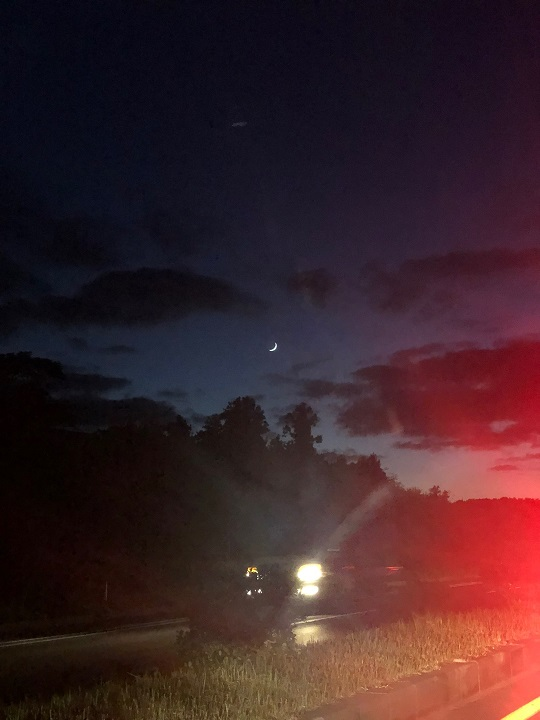
#> input picture 성인모/openCV/images/sample.jpg, 540 x 720 px
$ python '[10]image_thresholding.py'
#> lines starting #> are read from the running program, lines starting #| are printed output that depends on the picture; after the words box and inside, x2 and y2 are one past the last pixel; in counts of white or black regions, pixels touching at a corner belong together
import cv2
import numpy as np


# [17 lines of commented-out code are left out]
img = cv2.imread('images/sample.jpg', cv2.IMREAD_GRAYSCALE)
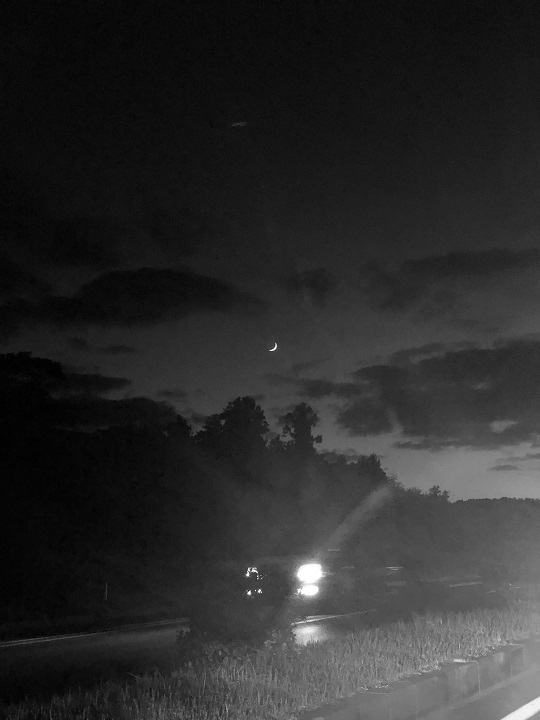
#> img: shape (720, 540); min 0, max 255, mean 43.3

ret, thr1 = cv2.threshold(img, 127, 255, cv2.THRESH_BINARY)
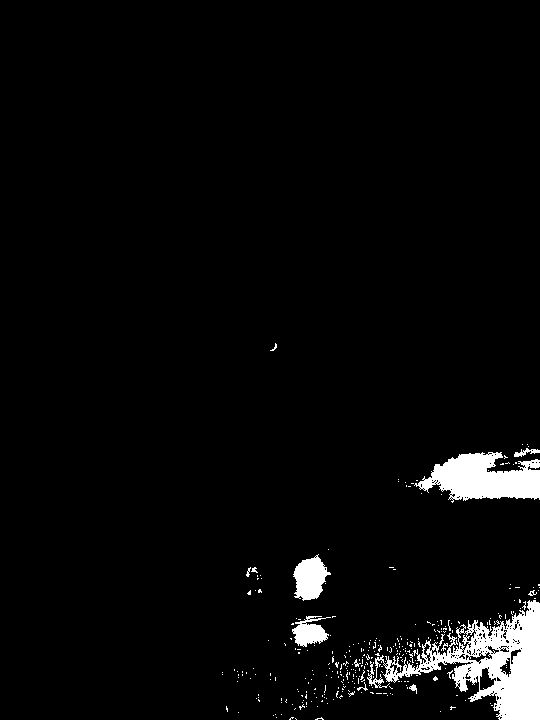
#> thr1: shape (720, 540); 3.7% white; 310 white regions (298 under 20 px), largest, box (x1, y1, x2, y2) and area: (367, 600, 540, 720) 7542, (414, 452, 540, 503) 3942, (293, 554, 331, 601) 1106
thr2 = cv2.adaptiveThreshold(img, 255, cv2.ADAPTIVE_THRESH_MEAN_C, cv2.THRESH_BINARY, 11, 2)
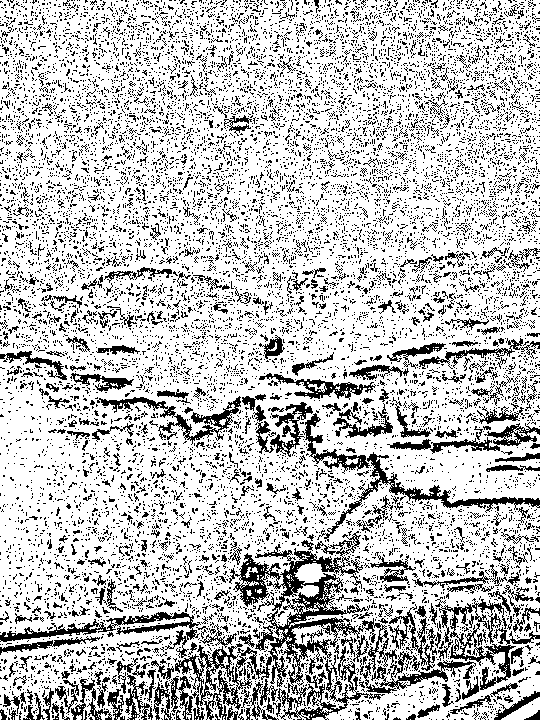
#> thr2: shape (720, 540); 76.6% white; black in thin lines or dots
thr3 = cv2.adaptiveThreshold(img, 255, cv2.ADAPTIVE_THRESH_GAUSSIAN_C, cv2.THRESH_BINARY, 11, 2)
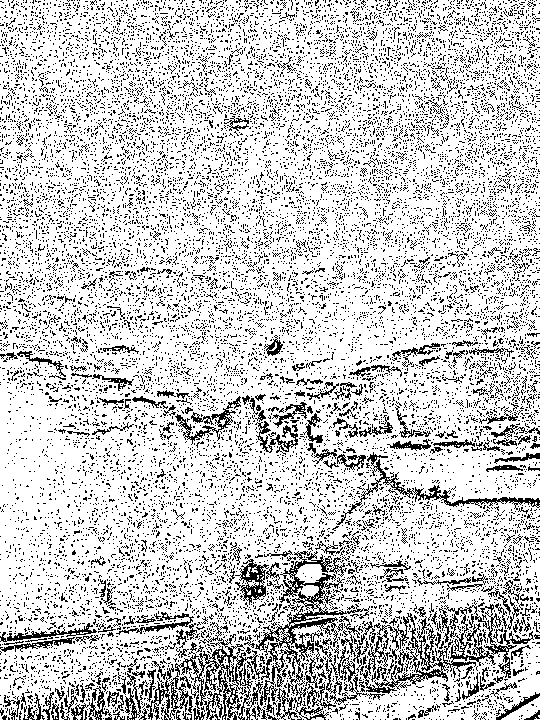
#> thr3: shape (720, 540); 80.4% white; black in thin lines or dots

title = ['origin', 'global', 'adaptive mean', 'adaptive gaussian']
images = [img,thr1,thr2,thr3]

for i in range(4):
    cv2.imshow(title[i], images[i])

cv2.waitKey(0)
cv2.destroyAllWindows()

$ run again, with 성인모/openCV/images/flower.jpg copied over 성인모/openCV/images/sample.jpg
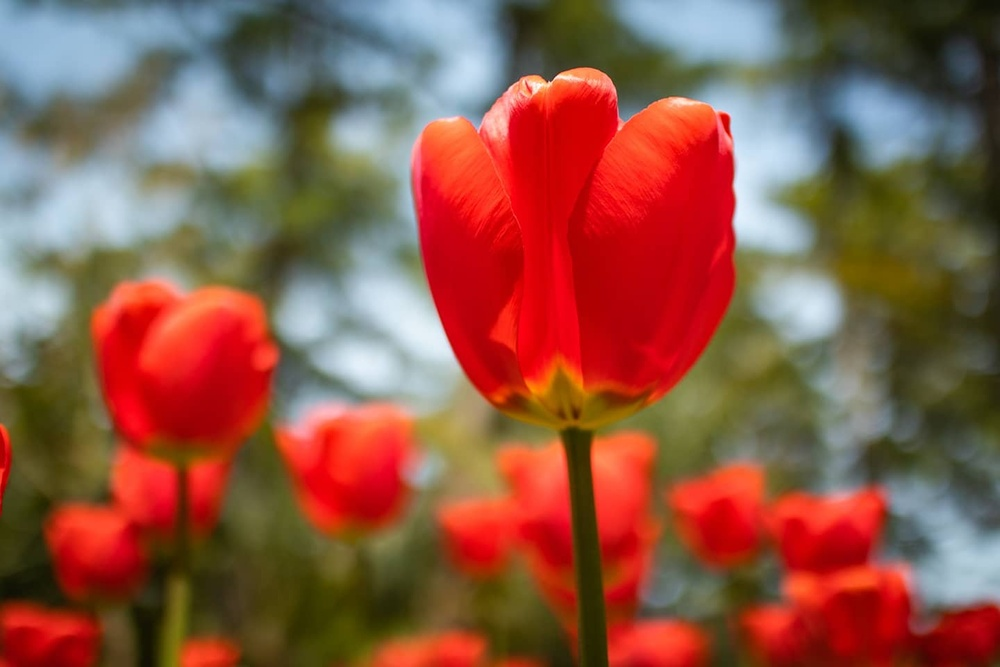
#> input picture 성인모/openCV/images/flower.jpg, 1000 x 667 px, shrunk from 1440 x 960 before the run
#> `ret, thr1 = cv2.threshold(img, 127, 255, cv2.THRESH_BINARY)`:
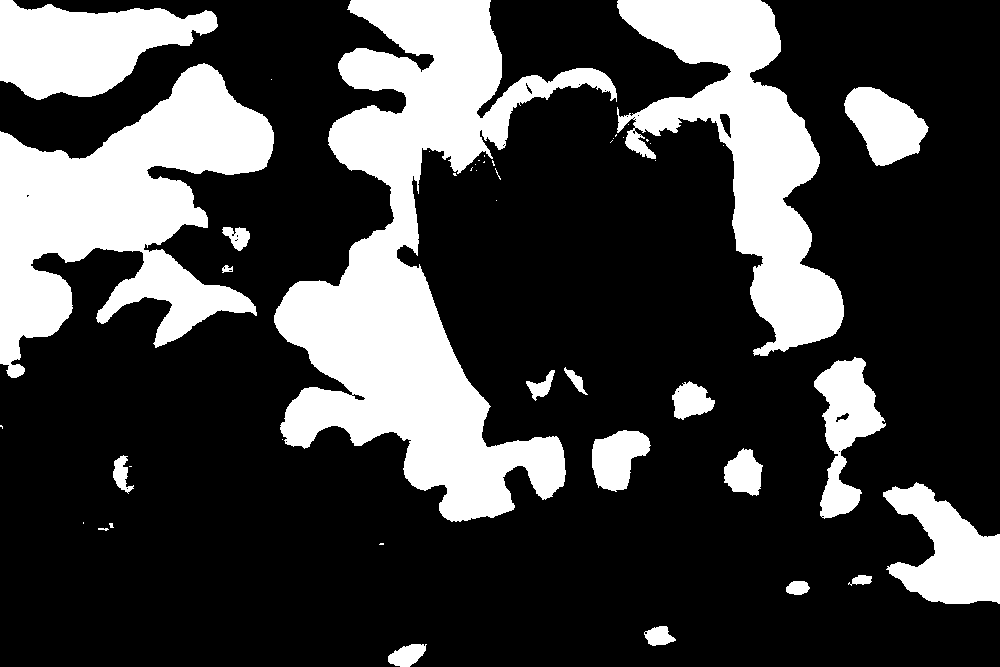
#> thr1: shape (667, 1000); 26.4% white; 47 white regions (27 under 20 px), largest, box (x1, y1, x2, y2) and area: (274, 0, 617, 522) 64730, (0, 63, 274, 378) 40775, (617, 0, 844, 356) 31185
#> thr2: shape (667, 1000); 82.4% white; 5740 black regions (5128 under 20 px), largest, box (x1, y1, x2, y2) and area: (588, 104, 736, 419) 3985, (411, 121, 557, 424) 3680, (558, 426, 600, 667) 2725
#> `thr3 = cv2.adaptiveThreshold(img, 255, cv2.ADAPTIVE_THRESH_GAUSSIAN_C,..`:
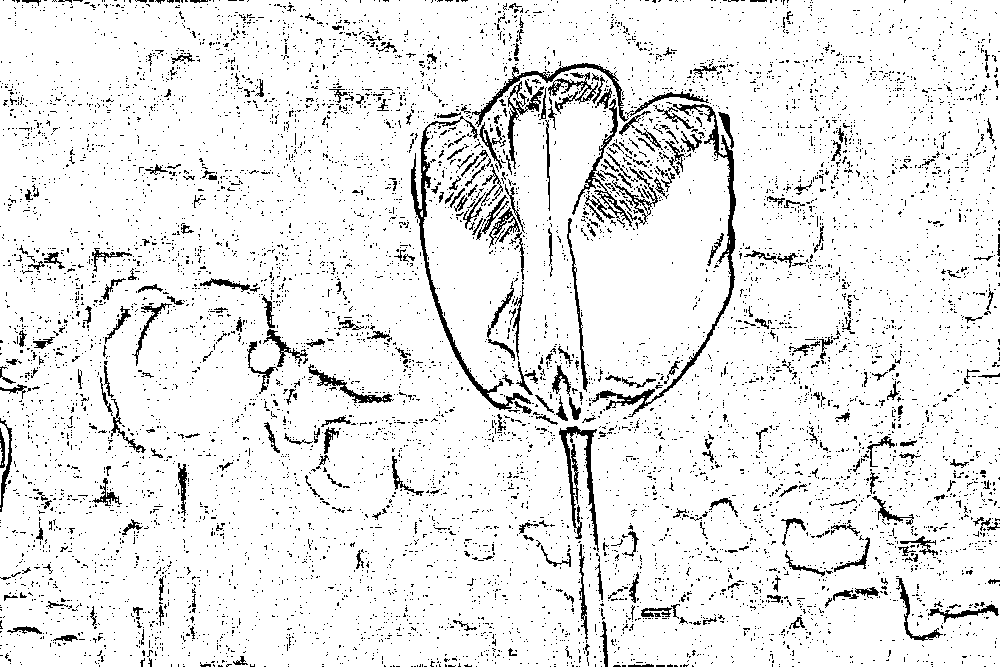
#> thr3: shape (667, 1000); 91.8% white; black in thin lines or dots

$ run again, with 성인모/openCV/images/coffee.jpg copied over 성인모/openCV/images/sample.jpg
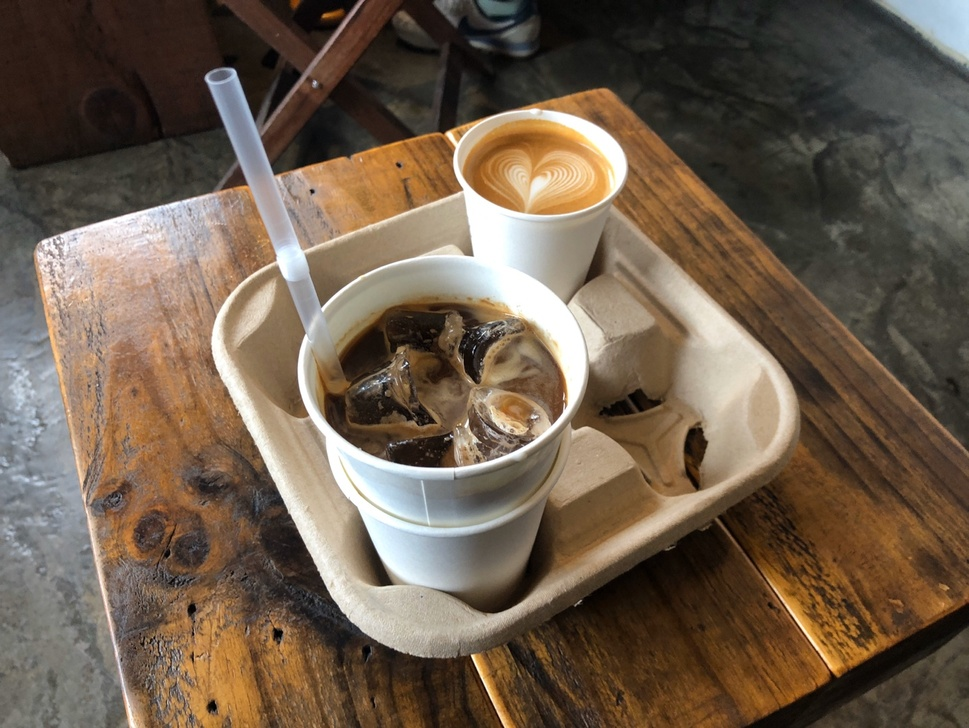
#> input picture 성인모/openCV/images/coffee.jpg, 969 x 728 px, shrunk from 1440 x 1081 before the run
#> `ret, thr1 = cv2.threshold(img, 127, 255, cv2.THRESH_BINARY)`:
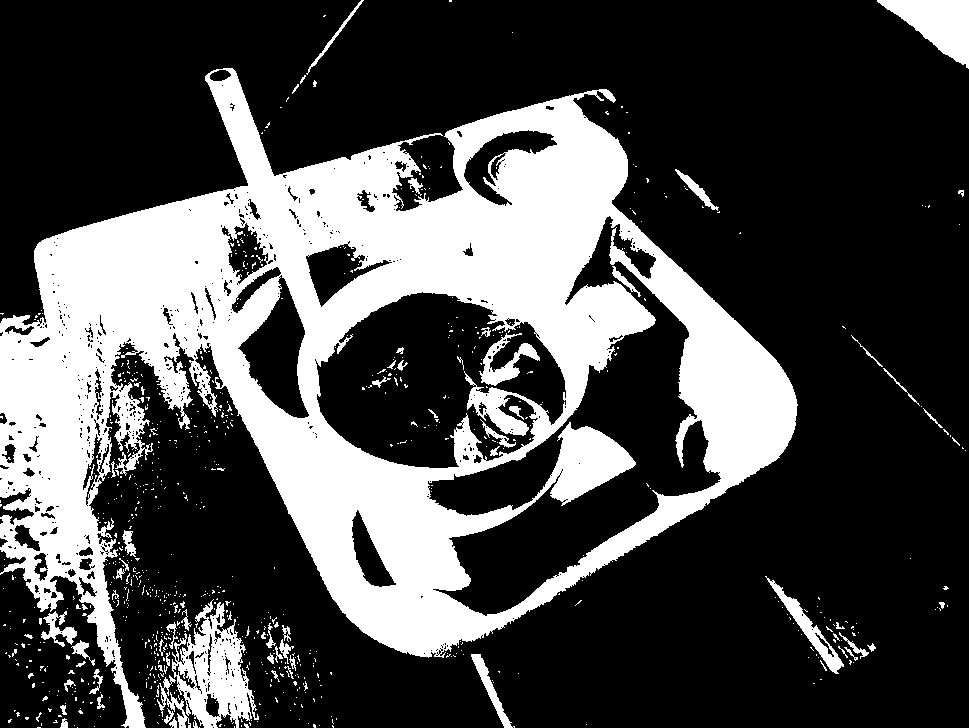
#> thr1: shape (728, 969); 29.2% white; 799 white regions (729 under 20 px), largest, box (x1, y1, x2, y2) and area: (0, 68, 798, 728) 186860, (172, 599, 259, 728) 5455, (877, 0, 969, 69) 3287
#> thr2: shape (728, 969); 61.5% white; 5976 black regions (5005 under 20 px), largest, box (x1, y1, x2, y2) and area: (160, 189, 969, 728) 40041, (0, 0, 847, 336) 21301, (336, 100, 969, 574) 17200
#> `thr3 = cv2.adaptiveThreshold(img, 255, cv2.ADAPTIVE_THRESH_GAUSSIAN_C,..`:
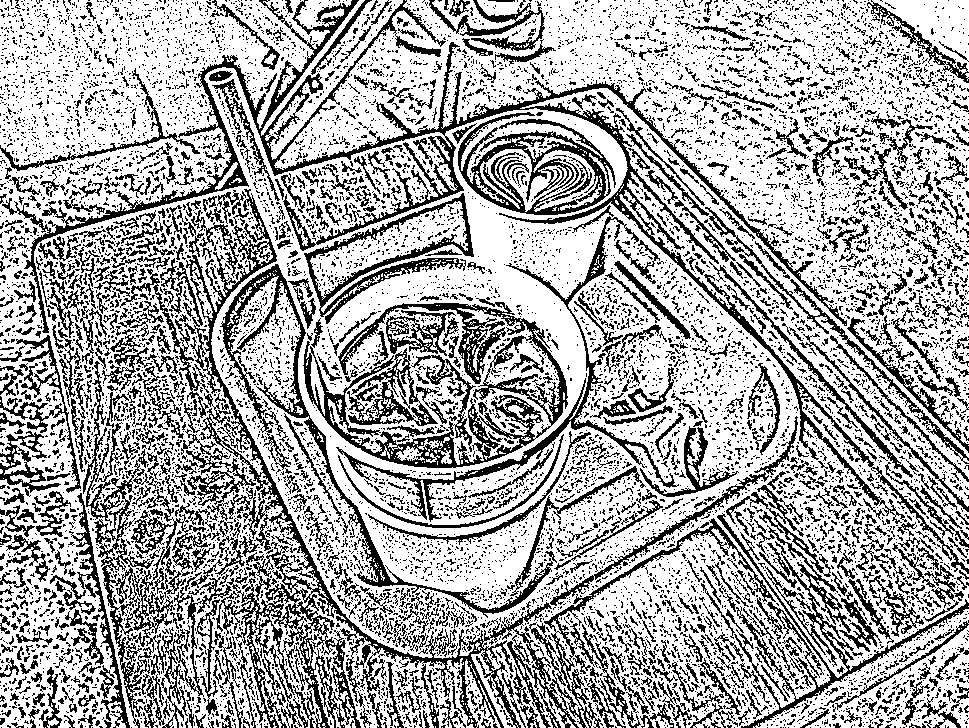
#> thr3: shape (728, 969); 67.2% white; black in thin lines or dots
